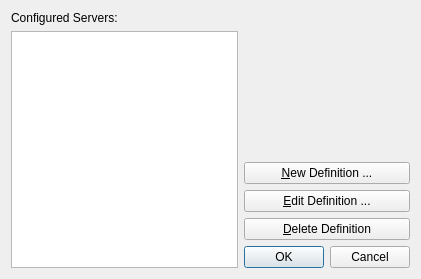
<?xml version="1.0" encoding="UTF-8"?>
<ui version="4.0">
 <class>ManageServersDialog</class>
 <widget class="QDialog" name="ManageServersDialog">
  <property name="windowModality">
   <enum>Qt::ApplicationModal</enum>
  </property>
  <property name="geometry">
   <rect>
    <x>0</x>
    <y>0</y>
    <width>421</width>
    <height>279</height>
   </rect>
  </property>
  <property name="windowTitle">
   <string>Manage Server Definitions</string>
  </property>
  <property name="windowIcon">
   <iconset resource="../qtclient/qtclient.qrc">
    <normaloff>:/images/world-setup.png</normaloff>:/images/world-setup.png</iconset>
  </property>
  <property name="modal">
   <bool>true</bool>
  </property>
  <layout class="QHBoxLayout" name="horizontalLayout">
   <item>
    <layout class="QVBoxLayout" name="vLayoutLeft">
     <item>
      <widget class="QLabel" name="connectionLbl">
       <property name="text">
        <string>Configured Servers:</string>
       </property>
      </widget>
     </item>
     <item>
      <widget class="QListWidget" name="connectionList">
       <property name="statusTip">
        <string>Connect to the selected server</string>
       </property>
       <property name="sortingEnabled">
        <bool>true</bool>
       </property>
      </widget>
     </item>
    </layout>
   </item>
   <item>
    <layout class="QVBoxLayout" name="vLayoutRight">
     <item>
      <spacer name="verticalSpacer">
       <property name="orientation">
        <enum>Qt::Vertical</enum>
       </property>
       <property name="sizeType">
        <enum>QSizePolicy::Fixed</enum>
       </property>
       <property name="sizeHint" stdset="0">
        <size>
         <width>20</width>
         <height>18</height>
        </size>
       </property>
      </spacer>
     </item>
     <item>
      <widget class="QLabel" name="parametersLbl">
       <property name="text">
        <string/>
       </property>
       <property name="alignment">
        <set>Qt::AlignLeading|Qt::AlignLeft|Qt::AlignTop</set>
       </property>
      </widget>
     </item>
     <item>
      <widget class="QPushButton" name="newServerBttn">
       <property name="text">
        <string>&amp;New Definition ...</string>
       </property>
      </widget>
     </item>
     <item>
      <widget class="QPushButton" name="editServerBttn">
       <property name="text">
        <string>&amp;Edit Definition ...</string>
       </property>
      </widget>
     </item>
     <item>
      <widget class="QPushButton" name="delServerBttn">
       <property name="text">
        <string>&amp;Delete Definition</string>
       </property>
      </widget>
     </item>
     <item>
      <widget class="QDialogButtonBox" name="buttonBox">
       <property name="standardButtons">
        <set>QDialogButtonBox::Cancel|QDialogButtonBox::Ok</set>
       </property>
      </widget>
     </item>
    </layout>
   </item>
  </layout>
 </widget>
 <tabstops>
  <tabstop>connectionList</tabstop>
  <tabstop>newServerBttn</tabstop>
  <tabstop>editServerBttn</tabstop>
  <tabstop>delServerBttn</tabstop>
 </tabstops>
 <resources>
  <include location="../qtclient/qtclient.qrc"/>
 </resources>
 <connections>
  <connection>
   <sender>buttonBox</sender>
   <signal>accepted()</signal>
   <receiver>ManageServersDialog</receiver>
   <slot>accept()</slot>
   <hints>
    <hint type="sourcelabel">
     <x>310</x>
     <y>243</y>
    </hint>
    <hint type="destinationlabel">
     <x>204</x>
     <y>134</y>
    </hint>
   </hints>
  </connection>
  <connection>
   <sender>buttonBox</sender>
   <signal>rejected()</signal>
   <receiver>ManageServersDialog</receiver>
   <slot>reject()</slot>
   <hints>
    <hint type="sourcelabel">
     <x>310</x>
     <y>243</y>
    </hint>
    <hint type="destinationlabel">
     <x>204</x>
     <y>134</y>
    </hint>
   </hints>
  </connection>
 </connections>
 <designerdata>
  <property name="gridDeltaX">
   <number>10</number>
  </property>
  <property name="gridDeltaY">
   <number>10</number>
  </property>
  <property name="gridSnapX">
   <bool>true</bool>
  </property>
  <property name="gridSnapY">
   <bool>true</bool>
  </property>
  <property name="gridVisible">
   <bool>true</bool>
  </property>
 </designerdata>
</ui>
